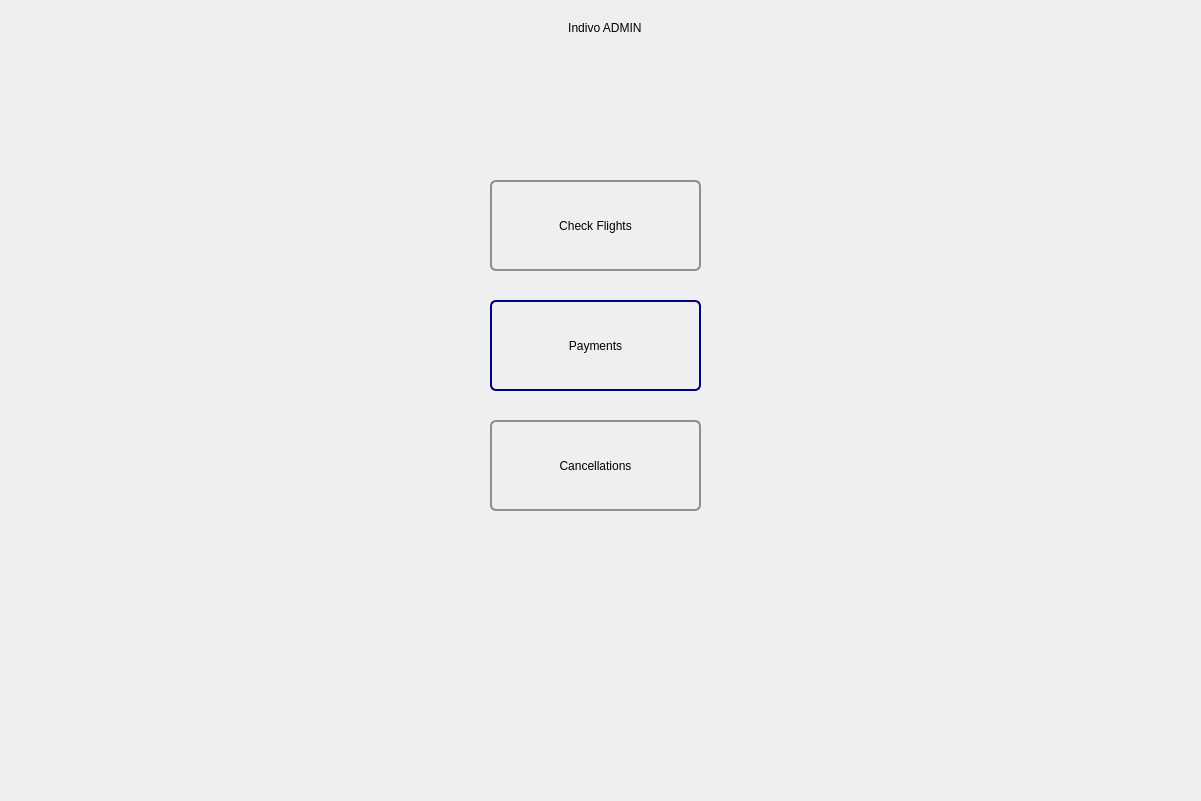
<?xml version="1.0" encoding="UTF-8"?>
<ui version="4.0">
 <class>Dialog</class>
 <widget class="QDialog" name="Dialog">
  <property name="geometry">
   <rect>
    <x>0</x>
    <y>0</y>
    <width>1201</width>
    <height>801</height>
   </rect>
  </property>
  <property name="windowTitle">
   <string>Dialog</string>
  </property>
  <widget class="QLabel" name="HeaderLabel">
   <property name="geometry">
    <rect>
     <x>196</x>
     <y>2</y>
     <width>821</width>
     <height>51</height>
    </rect>
   </property>
   <property name="styleSheet">
    <string notr="true">
font: 30pt &quot;MS Shell Dlg 2&quot;;</string>
   </property>
   <property name="text">
    <string>Indivo ADMIN </string>
   </property>
   <property name="alignment">
    <set>Qt::AlignCenter</set>
   </property>
  </widget>
  <widget class="QPushButton" name="Payments_Button">
   <property name="geometry">
    <rect>
     <x>490</x>
     <y>300</y>
     <width>211</width>
     <height>91</height>
    </rect>
   </property>
   <property name="styleSheet">
    <string notr="true">/*
border: 12px  solid rgb(170, 255, 127);
border-width: 2px;
font: 12pt &quot;MS Shell Dlg 2&quot;;
border-radius: 15px;
*/

QPushButton {
    border: 2px solid #8f8f91;
    border-radius: 6px;
    background-color: qlineargradient(x1: 0, y1: 0, x2: 0, y2: 1,
                                      stop: 0 #f6f7fa, stop: 1 #dadbde);
	
    min-width: 80px;
}

QPushButton:pressed {
    background-color: qlineargradient(x1: 0, y1: 0, x2: 0, y2: 1,
                                      stop: 0 #dadbde, stop: 1 #f6f7fa);
}

QPushButton:flat {
    border: none; /* no border for a flat push button */
}

QPushButton:default {
    border-color: navy; /* make the default button prominent */
}</string>
   </property>
   <property name="text">
    <string>Payments</string>
   </property>
  </widget>
  <widget class="QPushButton" name="Cancellations_Button">
   <property name="geometry">
    <rect>
     <x>490</x>
     <y>420</y>
     <width>211</width>
     <height>91</height>
    </rect>
   </property>
   <property name="styleSheet">
    <string notr="true">/*
border: 12px  solid rgb(170, 255, 127);
border-width: 2px;
font: 12pt &quot;MS Shell Dlg 2&quot;;
border-radius: 15px;
*/

QPushButton {
    border: 2px solid #8f8f91;
    border-radius: 6px;
    background-color: qlineargradient(x1: 0, y1: 0, x2: 0, y2: 1,
                                      stop: 0 #f6f7fa, stop: 1 #dadbde);
	
    min-width: 80px;
}

QPushButton:pressed {
    background-color: qlineargradient(x1: 0, y1: 0, x2: 0, y2: 1,
                                      stop: 0 #dadbde, stop: 1 #f6f7fa);
}

QPushButton:flat {
    border: none; /* no border for a flat push button */
}

QPushButton:default {
    border-color: navy; /* make the default button prominent */
}</string>
   </property>
   <property name="text">
    <string>Cancellations</string>
   </property>
  </widget>
  <widget class="QPushButton" name="Check_Flights_Button">
   <property name="geometry">
    <rect>
     <x>490</x>
     <y>180</y>
     <width>211</width>
     <height>91</height>
    </rect>
   </property>
   <property name="styleSheet">
    <string notr="true">/*
border: 12px  solid rgb(170, 255, 127);
border-width: 2px;
font: 12pt &quot;MS Shell Dlg 2&quot;;
border-radius: 15px;
*/

QPushButton {
    border: 2px solid #8f8f91;
    border-radius: 6px;
    background-color: qlineargradient(x1: 0, y1: 0, x2: 0, y2: 1,
                                      stop: 0 #f6f7fa, stop: 1 #dadbde);
	
    min-width: 80px;
}

QPushButton:pressed {
    background-color: qlineargradient(x1: 0, y1: 0, x2: 0, y2: 1,
                                      stop: 0 #dadbde, stop: 1 #f6f7fa);
}

QPushButton:flat {
    border: none; /* no border for a flat push button */
}

QPushButton:default {
    border-color: navy; /* make the default button prominent */
}</string>
   </property>
   <property name="text">
    <string>Check Flights</string>
   </property>
  </widget>
 </widget>
 <resources/>
 <connections/>
</ui>
